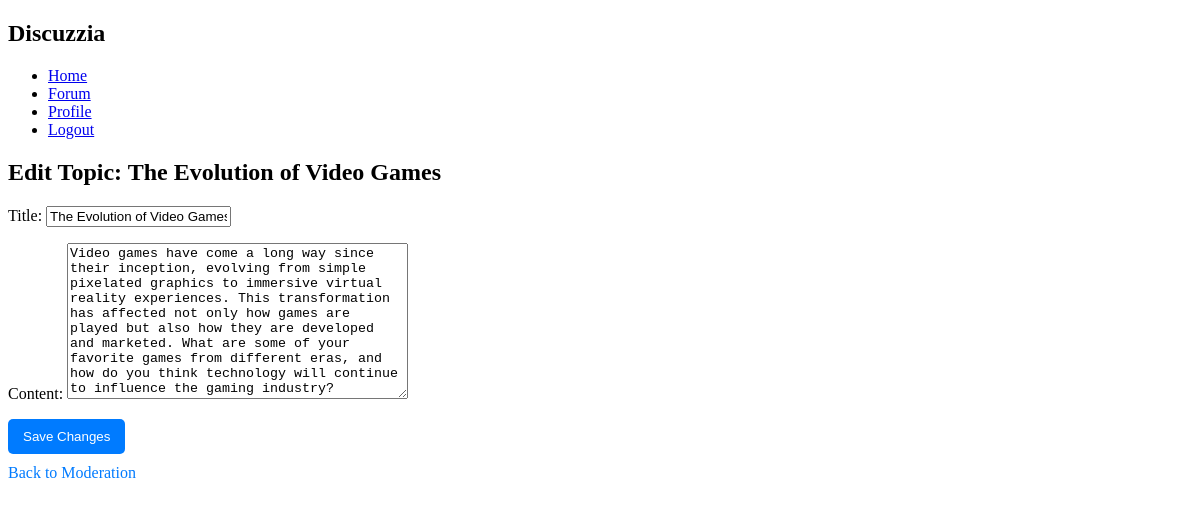
Screenshot of /forum/edit_topic/13/ (signed in) with the database file from the repository.
### forum/models.py (models this page shows, shortened)
class Topic(models.Model):
    title = models.CharField(max_length=200)  # Title of the topic
    author = models.ForeignKey(User, on_delete=models.CASCADE)  # User who created the topic
    content = models.TextField()  # Content of the topic
    created_at = models.DateTimeField(auto_now_add=True)  # Timestamp when the topic was created
    updated_at = models.DateTimeField(auto_now=True)  # Timestamp when the topic was last updated

### forum/views.py (the view)
# urls.py: path('edit_topic/<int:topic_id>/', views.edit_topic, name='edit_topic'),  # Route to edit a topic
@login_required
def edit_topic(request, topic_id):
    topic = get_object_or_404(Topic, id=topic_id)
    if request.method == 'POST':
        form = TopicForm(request.POST, instance=topic)
        if form.is_valid():
            form.save()
            return redirect('moderation')  # Redirect back to moderation
    else:
        form = TopicForm(instance=topic)
    return render(request, 'forum/edit_topic.html', {'form': form})

### forum/forms.py
class TopicForm(forms.ModelForm):
    class Meta:
        model = Topic
        fields = ['title', 'content'] # Fields for creating a new topic

### forum/templates/forum/edit_topic.html (shortened to what this page needs)
{% load static %}
<!DOCTYPE html>
<html lang="en">
<head>
    <link rel="stylesheet" href="{% static 'forum.css' %}">
</head>
<body>
<header>
    <nav>
        <h1>Discuzzia</h1>
        <ul>
            <li><a href="{% url 'index' %}">Home</a></li>
            <li><a href="{% url 'forum' %}">Forum</a></li>
            <li><a href="{% url 'profile' %}">Profile</a></li>
            <li><a href="{% url 'index' %}">Logout</a></li>
        </ul>
    </nav>
</header>
<div class="edit-container">
    <h2>Edit Topic: {{ form.instance.title }}</h2>
    <form method="POST">
        {{ form.as_p }}
        <button type="submit">Save Changes</button>
    </form>
    <a href="{% url 'moderation' %}" class="back-button">Back to Moderation</a>
</div>
</body>
</html>

### forum/static/forum.css (style rules this page uses)
button, .create-button { background-color: #007BFF; color: white; border: none; padding: 10px 15px; border-radius: 5px; cursor: pointer; transition: background-color 0.3s; }
.back-button { display: inline-block; margin-top: 10px; text-decoration: none; color: #007BFF; }

### rows the page displays
Topic: instance "The Evolution of Video Games", title "The Evolution of Video Games", content "Video games have come a long way since their inception, evolving from simple pixelated graphics to immersive virtual reality experiences. This transformation has affected not only how games are played but also how they are developed and marketed. What are some of your favorite games from different eras, and how do you think technology will continue to influence the gaming industry?"
